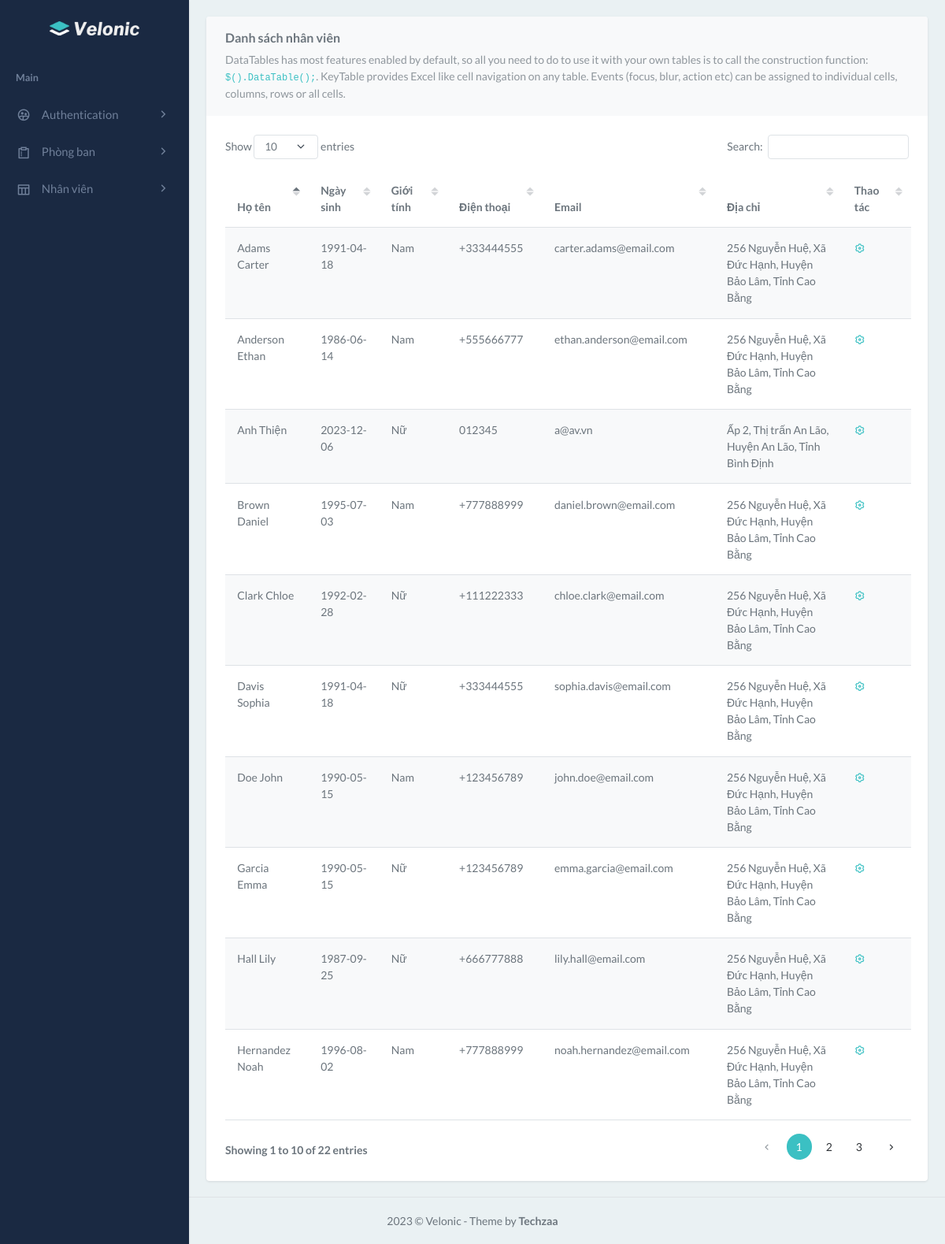
/index.php?action=employee&query=list, run on the app's committed database.
### tables this page shows
CREATE TABLE `employees` (
  `id` int(11) NOT NULL,
  `first_name` varchar(50) DEFAULT NULL,
  `last_name` varchar(50) DEFAULT NULL,
  `birthday` varchar(50) DEFAULT NULL,
  `gender` varchar(50) DEFAULT NULL,
  `phone` varchar(50) DEFAULT NULL,
  `email` varchar(50) DEFAULT NULL,
  `city` varchar(50) DEFAULT NULL,
  `district` varchar(50) DEFAULT NULL,
  `ward` varchar(50) DEFAULT NULL,
  `full_address` varchar(50) DEFAULT NULL,
  `departments` int(11) DEFAULT NULL,
  `roles` int(11) DEFAULT NULL
);

### model/employees.php (called while the page is built, shortened)
<?php
class Employee
{
    public static function getEmployee($connect)
    {
        $response = mysqli_query($connect, "SELECT * FROM `employees`");
        if ($response) {
            if (mysqli_num_rows($response) > 0) {
                while ($row = mysqli_fetch_array($response)) {
                    $data[] = $row;
                }
            }
        }
        return $data;
    }
}

### controller/EmployeeController.php (called while the page is built, shortened)
<?php
class EmployeeController
{
    public static function getEmployee($connect)
    {
        $data = Employee::getEmployee($connect);
        return $data;
    }
}

### view/employees/list_v1.php (the view, shortened to what this page needs)
<?php
    $employees = EmployeeController::getEmployee($connect);
?>
<div class="row">
    <div class="col-12">
        <div class="card">
            <div class="card-header">
                <h4 class="header-title">Danh sách nhân viên</h4>
                <p class="text-muted mb-0">
                    DataTables has most features enabled by default, so all you need to do to use it
                    with your own tables is to call the construction
                    function:
                    <code>$().DataTable();</code>. KeyTable provides Excel like cell navigation on
                    any table. Events (focus, blur, action etc) can be assigned to individual
                    cells, columns, rows or all cells.
                </p>
            </div>
            <div class="card-body">
                <table id="basic-datatable" class="table table-striped dt-responsive">
                    <thead>
                        <tr>
                            <th>Họ tên</th>
                            <th>Ngày sinh</th>
                            <th>Giới tính</th>
                            <th>Điện thoại</th>
                            <th>Email</th>
                            <th>Địa chỉ</th>
                            <th>Thao tác</th>
                        </tr>
                    </thead>
                    <tbody>
                        <?php
                            foreach ($employees as $row):
                        ?>
                        <tr>
                            <td><?php echo $row['last_name']." ".$row['first_name']; ?></td>
                            <td><?php echo $row['birthday']; ?></td>
                            <td><?php echo $row['gender']; ?></td>
                            <td><?php echo $row['phone']; ?></td>
                            <td><?php echo $row['email']; ?></td>
                            <td><?php echo $row['full_address'].", ".$row['ward'].", ".$row['district'].", ".$row['city']; ?></td>
                            <td>
                                <a href="?action=employee&query=edit&id=<?php echo $row['id']; ?>" class="ri-settings-3-line"></a>
                            </td>
                        </tr>
                        <?php
                            endforeach; ?>
                    </tbody>
                </table>
            </div>
        </div>
    </div>
</div>

### index.php (shortened to what this page needs)
<?php
require "config/connect.php";
require "controller/EmployeeController.php";
require "model/employees.php";
require "model/authentication.php";
?>
<!DOCTYPE html>
<html lang="en">
<head>
    <tile>Quản lý nhân sự</tile>
    <link rel="stylesheet" href="assets/vendor/daterangepicker/daterangepicker.css">
    <link href="assets/vendor/datatables.net-bs5/css/dataTables.bootstrap5.min.css" rel="stylesheet" type="text/css" />
    <link href="assets/vendor/datatables.net-responsive-bs5/css/responsive.bootstrap5.min.css" rel="stylesheet"
        type="text/css" />
    <link href="assets/vendor/datatables.net-fixedcolumns-bs5/css/fixedColumns.bootstrap5.min.css" rel="stylesheet"
        type="text/css" />
    <link href="assets/vendor/datatables.net-fixedheader-bs5/css/fixedHeader.bootstrap5.min.css" rel="stylesheet"
        type="text/css" />
    <link href="assets/vendor/datatables.net-buttons-bs5/css/buttons.bootstrap5.min.css" rel="stylesheet"
        type="text/css" />
    <link href="assets/vendor/datatables.net-select-bs5/css/select.bootstrap5.min.css" rel="stylesheet"
        type="text/css" />
    <link rel="stylesheet" href="assets/vendor/admin-resources/jquery.vectormap/jquery-jvectormap-1.2.2.css">
    <link href="assets/css/app.min.css" rel="stylesheet" type="text/css" id="app-style" />
    <link href="assets/css/icons.min.css" rel="stylesheet" type="text/css" />
    <link rel="stylesheet" href="./css/style.css">
</head>
<body>
        <?php
    include "sidebar.php";
    ?>
        <div class="content-page">
            <div class="content">
                <div class="container-fluid">
                    <?php
    if(isset($_GET['action']) && isset($_GET['query'])){
        $tam = $_GET['action'];
        $query = $_GET['query'];
    }else{
        $tam = '';
        $query = '';
    }
    if($tam == 'department' && $query == 'add'){
        include './view/department/add_v1.php';
    }elseif($tam == 'department' && $query == 'list'){
        include './view/department/list_v1.php';
    }elseif($tam == 'department' && $query == 'edit'){
        include './view/department/edit_v1.php';
    }elseif($tam == 'employee' && $query == 'add'){
        include './view/employees/add_v1.php';
    }elseif($tam == 'employee' && $query == 'edit'){
        include './view/employees/edit_v1.php';
    }elseif($tam == 'employee' && $query == 'list'){
        include './view/employees/list_v1.php';
    }else{
        include 'home.php';
    }
?>
                </div>
            </div>
        </div>
        <?php
    include "footer.php";
    ?>
</body>
</html>

### sidebar.php (shortened to what this page needs)
<div class="leftside-menu">
<a href="index.php" class="logo logo-light">
    <span class="logo-lg">
        <img src="assets/images/logo.png" alt="logo">
    </span>
</a>
<div class="h-100" id="leftside-menu-container" data-simplebar>
    <ul class="side-nav">
        <li class="side-nav-title">Main</li>
        <li class="side-nav-item">
            <a data-bs-toggle="collapse" href="#sidebarPagesAuth" aria-expanded="false" aria-controls="sidebarPagesAuth" class="side-nav-link">
                <i class="ri-group-2-line"></i>
                <span> Authentication </span>
                <span class="menu-arrow"></span>
            </a>
        </li>
        <li class="side-nav-item">
            <a data-bs-toggle="collapse" href="#sidebarForms" aria-expanded="false" aria-controls="sidebarForms" class="side-nav-link">
                <i class="ri-survey-line"></i>
                <span> Phòng ban </span>
                <span class="menu-arrow"></span>
            </a>
        </li>
        <li class="side-nav-item">
            <a data-bs-toggle="collapse" href="#sidebarTables" aria-expanded="false" aria-controls="sidebarTables" class="side-nav-link">
                <i class="ri-table-line"></i>
                <span> Nhân viên </span>
                <span class="menu-arrow"></span>
            </a>
        </li>
    </ul>
</div>
</div>

### footer.php (shortened to what this page needs)
<footer class="footer">
    <div class="container-fluid">
        <div class="row">
            <div class="col-12 text-center">
                 © Velonic - Theme by <b>Techzaa</b>
            </div>
        </div>
    </div>
</footer>

### data on the page
employees: last_name "Anh", first_name "Thiện", birthday "2023-12-06", gender "Nữ", phone "012345", email "a@av.vn", full_address "Ấp 2", ward "Thị trấn An Lão", district "Huyện An Lão", city "Tỉnh Bình Định"
employees: last_name "Doe", first_name "John", birthday "1990-05-15", gender "Nam", phone "+123456789", email "john.doe@email.com", full_address "256 Nguyễn Huệ", ward "Xã Đức Hạnh", district "Huyện Bảo Lâm", city "Tỉnh Cao Bằng"
employees: last_name "Brown", first_name "Daniel", birthday "1995-07-03", gender "Nam", phone "+777888999", email "daniel.brown@email.com", full_address "256 Nguyễn Huệ", ward "Xã Đức Hạnh", district "Huyện Bảo Lâm", city "Tỉnh Cao Bằng"
employees: last_name "Davis", first_name "Sophia", birthday "1991-04-18", gender "Nữ", phone "+333444555", email "sophia.davis@email.com", full_address "256 Nguyễn Huệ", ward "Xã Đức Hạnh", district "Huyện Bảo Lâm", city "Tỉnh Cao Bằng"
employees: last_name "Anderson", first_name "Ethan", birthday "1986-06-14", gender "Nam", phone "+555666777", email "ethan.anderson@email.com", full_address "256 Nguyễn Huệ", ward "Xã Đức Hạnh", district "Huyện Bảo Lâm", city "Tỉnh Cao Bằng"
employees: last_name "Hernandez", first_name "Noah", birthday "1996-08-02", gender "Nam", phone "+777888999", email "noah.hernandez@email.com", full_address "256 Nguyễn Huệ", ward "Xã Đức Hạnh", district "Huyện Bảo Lâm", city "Tỉnh Cao Bằng"
employees: last_name "Garcia", first_name "Emma", birthday "1990-05-15", gender "Nữ", phone "+123456789", email "emma.garcia@email.com", full_address "256 Nguyễn Huệ", ward "Xã Đức Hạnh", district "Huyện Bảo Lâm", city "Tỉnh Cao Bằng"
employees: last_name "Clark", first_name "Chloe", birthday "1992-02-28", gender "Nữ", phone "+111222333", email "chloe.clark@email.com", full_address "256 Nguyễn Huệ", ward "Xã Đức Hạnh", district "Huyện Bảo Lâm", city "Tỉnh Cao Bằng"
employees: last_name "Adams", first_name "Carter", birthday "1991-04-18", gender "Nam", phone "+333444555", email "carter.adams@email.com", full_address "256 Nguyễn Huệ", ward "Xã Đức Hạnh", district "Huyện Bảo Lâm", city "Tỉnh Cao Bằng"
employees: last_name "Hall", first_name "Lily", birthday "1987-09-25", gender "Nữ", phone "+666777888", email "lily.hall@email.com", full_address "256 Nguyễn Huệ", ward "Xã Đức Hạnh", district "Huyện Bảo Lâm", city "Tỉnh Cao Bằng"
